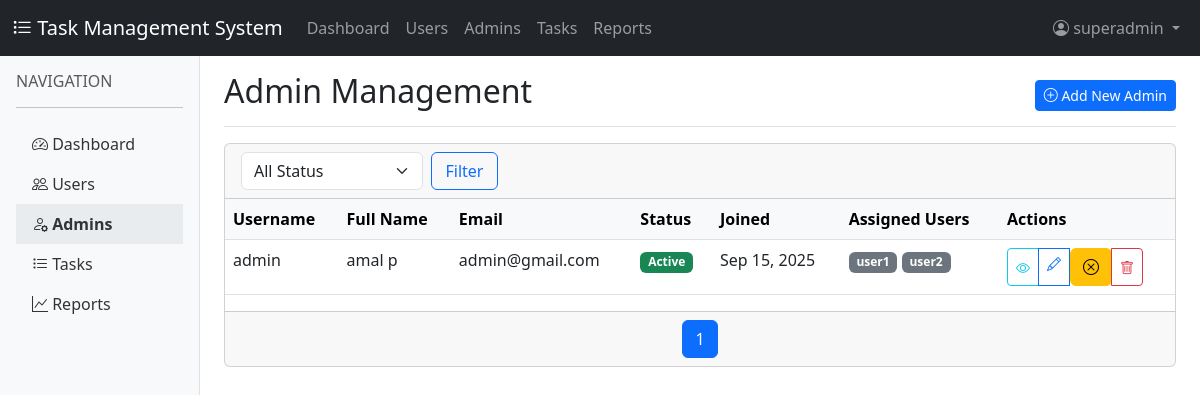
The page /admin-list/ (signed in) on the database its author committed.
### core/models.py (models this page shows, shortened)
class User(AbstractUser):
    role = models.CharField(
        max_length=20,
        choices=ROLE_CHOICES,
        default='user',
        help_text='User role in the system'
    )
    profile_picture = models.ImageField(
        upload_to='profile_pics/',
        blank=True,
        null=True,
        help_text='User profile picture'
    )
    is_active = models.BooleanField(default=True)
    assigned_admin = models.ForeignKey(
        'self',
        on_delete=models.SET_NULL,
        null=True,
        blank=True,
        related_name='managed_users',
    )
    @property
    def is_superadmin(self):
        return self.role == 'superadmin'

### core/views.py (the view)
# urls.py: path('admin-list/', views.admin_list, name='admin_list'),
@superadmin_required
def admin_list(request):
    admins = User.objects.filter(role='admin').order_by('-date_joined')
    status_filter = request.GET.get('status')
    if status_filter:
        if status_filter == 'active':
            admins = admins.filter(is_active=True)
        elif status_filter == 'inactive':
            admins = admins.filter(is_active=False)
    page = request.GET.get('page', 1)
    paginator = Paginator(admins, 10)
    try:
        admins = paginator.page(page)
    except PageNotAnInteger:
        admins = paginator.page(1)
    except EmptyPage:
        admins = paginator.page(paginator.num_pages)
    context = {
        'admins': admins,
    }
    return render(request, 'admin_list.html', context)

### core/utils.py (called while the page is built)
def is_superadmin(user):
    return user.is_authenticated and user.is_superadmin

### templates/admin_list.html (shortened to what this page needs)
{% extends 'base.html' %}
{% block content %}
<div class="d-flex justify-content-between flex-wrap flex-md-nowrap align-items-center pb-2 mb-3 border-bottom">
    <h1 class="h2">Admin Management</h1>
    <div class="btn-toolbar mb-2 mb-md-0">
        <a href="{% url 'user_create' %}" class="btn btn-sm btn-primary">
            <i class="bi bi-plus-circle"></i> Add New Admin
        </a>
    </div>
</div>
<div class="card mb-4">
    <div class="card-header">
        <div class="row">
            <div class="col-md-6">
                <form method="get" class="row g-2">
                    <div class="col-md-5">
                        <select name="status" class="form-select">
                            <option value="">All Status</option>
                        </select>
                    </div>
                    <div class="col-md-2">
                        <button type="submit" class="btn btn-outline-primary w-100">Filter</button>
                    </div>
                </form>
            </div>
        </div>
    </div>
    <div class="card-body p-0">
        <div class="table-responsive">
            <table class="table table-hover">
                <thead class="table-light">
                    <tr>
                        <th>Username</th>
                        <th>Full Name</th>
                        <th>Email</th>
                        <th>Status</th>
                        <th>Joined</th>
                        <th>Assigned Users</th>
                        <th>Actions</th>
                    </tr>
                </thead>
                <tbody>
                    {% for admin in admins %}
                    <tr>
                        <td>{{ admin.username }}</td>
                        <td>{{ admin.get_full_name }}</td>
                        <td>{{ admin.email }}</td>
                        <td>
                            <span class="badge bg-{% if admin.is_active %}success{% else %}danger{% endif %}">
                                {% if admin.is_active %}Active{% else %}Inactive{% endif %}
                            </span>
                        </td>
                        <td>{{ admin.date_joined|date:"M d, Y" }}</td>
                        <td>
                           {% for user in admin.managed_users.all %}
                                <span class="badge bg-secondary">{{ user.username }}</span>
                            {% empty %}
                                <span class="text-muted">No users</span>
                            {% endfor %}
                        </td>
                        <td>
                            <div class="btn-group btn-group-sm">
                                <button type="button" class="btn btn-outline-info" data-bs-toggle="modal" data-bs-target="#userModal" data-user-id="{{ user.id }}">
                                    <i class="bi bi-eye"></i>
                                </button>
                                <a href="{% url 'user_edit' admin.id %}" class="btn btn-outline-primary">
                                    <i class="bi bi-pencil"></i>
                                </a>
                                <form method="post" action="{% url 'admin_toggle_active' admin.id %}" class="d-inline">
                                    <button type="submit" class="btn btn-{% if user.is_active %}warning{% else %}success{% endif %}">
                                        <i class="bi bi-{% if user.is_active %}x-circle{% else %}check-circle{% endif %}"></i>
                                    </button>
                                </form>
                                <button type="button" class="btn btn-outline-danger" data-bs-toggle="modal" data-bs-target="#deleteModal" data-user-id="{{ user.id }}" data-user-name="{{ user.username }}">
                                    <i class="bi bi-trash"></i>
                                </button>
                            </div>
                        </td>
                    </tr>
                    {% empty %}
                    <tr>
                        <td colspan="6" class="text-center py-4">No admins found.</td>
                    </tr>
                    {% endfor %}
                </tbody>
            </table>
        </div>
    </div>
    <div class="card-footer">
        <nav aria-label="Admin pagination">
            <ul class="pagination justify-content-center mb-0">
                {% for num in admins.paginator.page_range %}
                <li class="page-item {% if admins.number == num %}active{% endif %}">
                    <a class="page-link" href="?page={{ num }}">{{ num }}</a>
                </li>
                {% endfor %}
            </ul>
        </nav>
    </div>
</div>
{% endblock %}

### templates/base.html (shortened to what this page needs)
<!DOCTYPE html>
<html lang="en">
<head>
    <link href="https://cdn.jsdelivr.net/npm/bootstrap@5.3.0/dist/css/bootstrap.min.css" rel="stylesheet">
    <link rel="stylesheet" href="https://cdn.jsdelivr.net/npm/bootstrap-icons@1.10.0/font/bootstrap-icons.css">
</head>
<body>
    <nav class="navbar navbar-expand-lg navbar-dark bg-dark">
        <div class="container-fluid">
            <a class="navbar-brand" href="#">
                <i class="bi bi-list-task"></i> Task Management System
            </a>
            <div class="collapse navbar-collapse" id="navbarNav">
                <ul class="navbar-nav me-auto">
                    {% if user.is_authenticated %}
                        {% if user.is_superadmin %}
                            <li class="nav-item">
                                <a class="nav-link" href="{% url 'superadmin_dashboard' %}">Dashboard</a>
                            </li>
                            <li class="nav-item">
                                <a class="nav-link" href="{% url 'user_list' %}">Users</a>
                            </li>
                            <li class="nav-item">
                                <a class="nav-link" href="{% url 'admin_list' %}">Admins</a>
                            </li>
                        {% elif user.is_admin %}
                            <li class="nav-item">
                                <a class="nav-link" href="{% url 'admin_dashboard' %}">Dashboard</a>
                            </li>
                        {% else %}
                            <li class="nav-item">
                                <a class="nav-link" href="{% url 'user_dashboard' %}">Dashboard</a>
                            </li>
                        {% endif %}
                        <li class="nav-item">
                            <a class="nav-link" href="{% url 'task_list' %}">Tasks</a>
                        </li>
                        <li class="nav-item">
                            <a class="nav-link" href="{% url 'reports' %}">Reports</a>
                        </li>
                    {% endif %}
                </ul>
                <ul class="navbar-nav">
                    {% if user.is_authenticated %}
                        <li class="nav-item dropdown">
                            <a class="nav-link dropdown-toggle" href="#" id="navbarDropdown" role="button" data-bs-toggle="dropdown">
                                <i class="bi bi-person-circle"></i> {{ user.username }}
                            </a>
                        </li>
                    {% else %}
                        <li class="nav-item">
                            <a class="nav-link" href="{% url 'login' %}">Login</a>
                        </li>
                    {% endif %}
                </ul>
            </div>
        </div>
    </nav>
    <div class="container-fluid">
        <div class="row">
            {% if user.is_authenticated and not request.path == '/login/' %}
            <div class="col-md-2 sidebar d-none d-md-block p-0">
                <div class="p-3">
                    <h6 class="text-uppercase text-muted">Navigation</h6>
                    <hr>
                    <ul class="nav flex-column">
                        {% if user.is_superadmin %}
                            <li class="nav-item">
                                <a class="nav-link {% if request.path == '/superadmin/dashboard/' %}active{% endif %}" href="{% url 'superadmin_dashboard' %}">
                                    <i class="bi bi-speedometer2"></i> Dashboard
                                </a>
                            </li>
                            <li class="nav-item">
                                <a class="nav-link {% if 'user' in request.path %}active{% endif %}" href="{% url 'user_list' %}">
                                    <i class="bi bi-people"></i> Users
                                </a>
                            </li>
                            <li class="nav-item">
                                <a class="nav-link {% if 'admin' in request.path and not 'superadmin' in request.path %}active{% endif %}" href="{% url 'admin_list' %}">
                                    <i class="bi bi-person-gear"></i> Admins
                                </a>
                            </li>
                        {% elif user.is_admin %}
                            <li class="nav-item">
                                <a class="nav-link {% if request.path == '/admin/dashboard/' %}active{% endif %}" href="{% url 'admin_dashboard' %}">
                                    <i class="bi bi-speedometer2"></i> Dashboard
                                </a>
                            </li>
                        {% else %}
                            <li class="nav-item">
                                <a class="nav-link {% if request.path == '/user/dashboard/' %}active{% endif %}" href="{% url 'user_dashboard' %}">
                                    <i class="bi bi-speedometer2"></i> Dashboard
                                </a>
                            </li>
                        {% endif %}
                        <li class="nav-item">
                            <a class="nav-link {% if 'task' in request.path %}active{% endif %}" href="{% url 'task_list' %}">
                                <i class="bi bi-list-task"></i> Tasks
                            </a>
                        </li>
                        {%if user.is_superadmin or user.is_admin %}
                        <li class="nav-item">
                            <a class="nav-link {% if 'report' in request.path %}active{% endif %}" href="{% url 'reports' %}">
                                <i class="bi bi-graph-up"></i> Reports
                            </a>
                        </li>
                        {% endif %}
                    </ul>
                </div>
            </div>
            <div class="col-md-10 ms-sm-auto px-4 py-3">
                {% block content %}{% endblock %}
            </div>
            {% else %}
            <div class="col-12">
                {% block full_content %}{% endblock %}
            </div>
            {% endif %}
        </div>
    </div>
</body>
</html>

### templates/base.html (style rules this page uses)
.sidebar { min-height: calc(100vh - 56px); background-color: #f8f9fa; border-right: 1px solid #dee2e6; }
.sidebar .nav-link { color: #333; padding: 0.5rem 1rem; }
.sidebar .nav-link.active { font-weight: bold; background-color: #e9ecef; }

### rows shown on the page
User: username "superadmin"
User: username "admin", get_full_name "amal p", email "admin@gmail.com", is_active "Active", date_joined "Sep 15, 2025"
User: username "user1"
User: username "user2"

### other values the page prints
{{ num }} "1"
